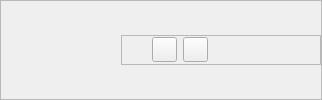
                                 <widget class="QFrame" name="frame_20">
                                  <property name="frameShape">
                                   <enum>QFrame::StyledPanel</enum>
                                  </property>
                                  <property name="frameShadow">
                                   <enum>QFrame::Raised</enum>
                                  </property>
                                  <layout class="QHBoxLayout" name="horizontalLayout_26">
                                   <property name="spacing">
                                    <number>0</number>
                                   </property>
                                   <property name="leftMargin">
                                    <number>0</number>
                                   </property>
                                   <property name="topMargin">
                                    <number>0</number>
                                   </property>
                                   <property name="rightMargin">
                                    <number>0</number>
                                   </property>
                                   <property name="bottomMargin">
                                    <number>0</number>
                                   </property>
                                   <item>
                                    <widget class="QLabel" name="label_30">
                                     <property name="minimumSize">
                                      <size>
                                       <width>120</width>
                                       <height>0</height>
                                      </size>
                                     </property>
                                     <property name="maximumSize">
                                      <size>
                                       <width>120</width>
                                       <height>16777215</height>
                                      </size>
                                     </property>
                                     <property name="font">
                                      <font>
                                       <pointsize>11</pointsize>
                                      </font>
                                     </property>
                                     <property name="text">
                                      <string/>
                                     </property>
                                     <property name="alignment">
                                      <set>Qt::AlignRight|Qt::AlignTrailing|Qt::AlignVCenter</set>
                                     </property>
                                    </widget>
                                   </item>
                                   <item alignment="Qt::AlignLeft">
                                    <widget class="QFrame" name="frame_4">
                                     <property name="minimumSize">
                                      <size>
                                       <width>200</width>
                                       <height>30</height>
                                      </size>
                                     </property>
                                     <property name="maximumSize">
                                      <size>
                                       <width>16777215</width>
                                       <height>30</height>
                                      </size>
                                     </property>
                                     <property name="frameShape">
                                      <enum>QFrame::StyledPanel</enum>
                                     </property>
                                     <property name="frameShadow">
                                      <enum>QFrame::Raised</enum>
                                     </property>
                                     <layout class="QHBoxLayout" name="horizontalLayout_19">
                                      <property name="leftMargin">
                                       <number>0</number>
                                      </property>
                                      <property name="topMargin">
                                       <number>0</number>
                                      </property>
                                      <property name="rightMargin">
                                       <number>0</number>
                                      </property>
                                      <property name="bottomMargin">
                                       <number>0</number>
                                      </property>
                                      <item>
                                       <spacer name="horizontalSpacer_2">
                                        <property name="orientation">
                                         <enum>Qt::Horizontal</enum>
                                        </property>
                                        <property name="sizeType">
                                         <enum>QSizePolicy::Fixed</enum>
                                        </property>
                                        <property name="sizeHint" stdset="0">
                                         <size>
                                          <width>30</width>
                                          <height>20</height>
                                         </size>
                                        </property>
                                       </spacer>
                                      </item>
                                      <item>
                                       <widget class="QPushButton" name="btn_toStandby">
                                        <property name="minimumSize">
                                         <size>
                                          <width>25</width>
                                          <height>25</height>
                                         </size>
                                        </property>
                                        <property name="maximumSize">
                                         <size>
                                          <width>25</width>
                                          <height>25</height>
                                         </size>
                                        </property>
                                        <property name="text">
                                         <string/>
                                        </property>
                                        <property name="icon">
                                         <iconset resource="../resources/resources.qrc">
                                          <normaloff>:/images/images/cil-chevron-double-down.png</normaloff>:/images/images/cil-chevron-double-down.png</iconset>
                                        </property>
                                       </widget>
                                      </item>
                                      <item>
                                       <widget class="QPushButton" name="btn_toStock">
                                        <property name="minimumSize">
                                         <size>
                                          <width>25</width>
                                          <height>25</height>
                                         </size>
                                        </property>
                                        <property name="maximumSize">
                                         <size>
                                          <width>25</width>
                                          <height>25</height>
                                         </size>
                                        </property>
                                        <property name="text">
                                         <string/>
                                        </property>
                                        <property name="icon">
                                         <iconset resource="../resources/resources.qrc">
                                          <normaloff>:/images/images/cil-chevron-double-up.png</normaloff>:/images/images/cil-chevron-double-up.png</iconset>
                                        </property>
                                       </widget>
                                      </item>
                                      <item>
                                       <spacer name="horizontalSpacer_6">
                                        <property name="orientation">
                                         <enum>Qt::Horizontal</enum>
                                        </property>
                                        <property name="sizeHint" stdset="0">
                                         <size>
                                          <width>40</width>
                                          <height>20</height>
                                         </size>
                                        </property>
                                       </spacer>
                                      </item>
                                     </layout>
                                    </widget>
                                   </item>
                                  </layout>
                                 </widget>
